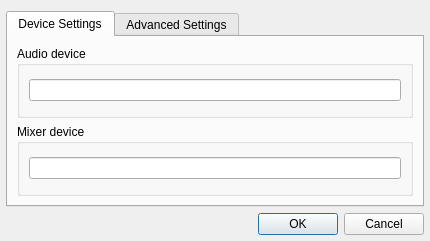
<?xml version="1.0" encoding="UTF-8"?>
<ui version="4.0">
 <class>SettingsDialog</class>
 <widget class="QDialog" name="SettingsDialog">
  <property name="geometry">
   <rect>
    <x>0</x>
    <y>0</y>
    <width>430</width>
    <height>241</height>
   </rect>
  </property>
  <property name="minimumSize">
   <size>
    <width>430</width>
    <height>241</height>
   </size>
  </property>
  <property name="maximumSize">
   <size>
    <width>430</width>
    <height>241</height>
   </size>
  </property>
  <property name="windowTitle">
   <string>OSS Plugin Settings</string>
  </property>
  <layout class="QVBoxLayout" name="verticalLayout">
   <property name="leftMargin">
    <number>6</number>
   </property>
   <property name="rightMargin">
    <number>6</number>
   </property>
   <property name="bottomMargin">
    <number>6</number>
   </property>
   <item>
    <widget class="QTabWidget" name="tabWidget">
     <property name="focusPolicy">
      <enum>Qt::NoFocus</enum>
     </property>
     <property name="currentIndex">
      <number>0</number>
     </property>
     <widget class="QWidget" name="tab">
      <attribute name="title">
       <string>Device Settings</string>
      </attribute>
      <layout class="QVBoxLayout">
       <property name="spacing">
        <number>6</number>
       </property>
       <property name="leftMargin">
        <number>9</number>
       </property>
       <property name="topMargin">
        <number>9</number>
       </property>
       <property name="rightMargin">
        <number>9</number>
       </property>
       <property name="bottomMargin">
        <number>9</number>
       </property>
       <item>
        <widget class="QGroupBox" name="groupBox">
         <property name="title">
          <string>Audio device</string>
         </property>
         <layout class="QVBoxLayout">
          <item>
           <widget class="QLineEdit" name="lineEdit">
            <property name="text">
             <string/>
            </property>
           </widget>
          </item>
         </layout>
        </widget>
       </item>
       <item>
        <widget class="QGroupBox" name="groupBox_2">
         <property name="title">
          <string>Mixer device</string>
         </property>
         <layout class="QGridLayout">
          <property name="leftMargin">
           <number>9</number>
          </property>
          <property name="topMargin">
           <number>9</number>
          </property>
          <property name="rightMargin">
           <number>9</number>
          </property>
          <property name="bottomMargin">
           <number>9</number>
          </property>
          <property name="spacing">
           <number>6</number>
          </property>
          <item row="0" column="0">
           <widget class="QLineEdit" name="lineEdit_2">
            <property name="text">
             <string/>
            </property>
           </widget>
          </item>
         </layout>
        </widget>
       </item>
      </layout>
     </widget>
     <widget class="QWidget" name="tab_2">
      <attribute name="title">
       <string>Advanced Settings</string>
      </attribute>
      <layout class="QVBoxLayout">
       <property name="spacing">
        <number>6</number>
       </property>
       <property name="leftMargin">
        <number>9</number>
       </property>
       <property name="topMargin">
        <number>9</number>
       </property>
       <property name="rightMargin">
        <number>9</number>
       </property>
       <property name="bottomMargin">
        <number>9</number>
       </property>
       <item>
        <widget class="QGroupBox" name="groupBox_3">
         <property name="title">
          <string>Soundcard</string>
         </property>
         <layout class="QGridLayout">
          <property name="leftMargin">
           <number>9</number>
          </property>
          <property name="topMargin">
           <number>9</number>
          </property>
          <property name="rightMargin">
           <number>9</number>
          </property>
          <property name="bottomMargin">
           <number>9</number>
          </property>
          <property name="spacing">
           <number>6</number>
          </property>
          <item row="3" column="1">
           <spacer>
            <property name="orientation">
             <enum>Qt::Vertical</enum>
            </property>
            <property name="sizeHint" stdset="0">
             <size>
              <width>20</width>
              <height>111</height>
             </size>
            </property>
           </spacer>
          </item>
          <item row="0" column="2">
           <spacer>
            <property name="orientation">
             <enum>Qt::Horizontal</enum>
            </property>
            <property name="sizeHint" stdset="0">
             <size>
              <width>188</width>
              <height>20</height>
             </size>
            </property>
           </spacer>
          </item>
          <item row="1" column="1">
           <widget class="QSpinBox" name="periodSpinBox">
            <property name="minimum">
             <number>20</number>
            </property>
            <property name="maximum">
             <number>5000</number>
            </property>
            <property name="value">
             <number>100</number>
            </property>
           </widget>
          </item>
          <item row="0" column="1">
           <widget class="QSpinBox" name="bufferSpinBox">
            <property name="minimum">
             <number>200</number>
            </property>
            <property name="maximum">
             <number>10000</number>
            </property>
            <property name="value">
             <number>500</number>
            </property>
           </widget>
          </item>
          <item row="0" column="0">
           <widget class="QLabel" name="label">
            <property name="text">
             <string>Buffer time (ms):</string>
            </property>
            <property name="alignment">
             <set>Qt::AlignLeading|Qt::AlignLeft|Qt::AlignVCenter</set>
            </property>
           </widget>
          </item>
          <item row="1" column="0">
           <widget class="QLabel" name="label_2">
            <property name="text">
             <string>Period time (ms):</string>
            </property>
            <property name="alignment">
             <set>Qt::AlignLeading|Qt::AlignLeft|Qt::AlignVCenter</set>
            </property>
           </widget>
          </item>
          <item row="1" column="2">
           <spacer>
            <property name="orientation">
             <enum>Qt::Horizontal</enum>
            </property>
            <property name="sizeHint" stdset="0">
             <size>
              <width>188</width>
              <height>20</height>
             </size>
            </property>
           </spacer>
          </item>
          <item row="2" column="0" colspan="3">
           <widget class="QCheckBox" name="checkBox">
            <property name="focusPolicy">
             <enum>Qt::NoFocus</enum>
            </property>
            <property name="text">
             <string>PCM over Master</string>
            </property>
           </widget>
          </item>
         </layout>
        </widget>
       </item>
      </layout>
     </widget>
    </widget>
   </item>
   <item>
    <widget class="QDialogButtonBox" name="buttonBox">
     <property name="standardButtons">
      <set>QDialogButtonBox::Cancel|QDialogButtonBox::Ok</set>
     </property>
    </widget>
   </item>
  </layout>
 </widget>
 <resources/>
 <connections>
  <connection>
   <sender>buttonBox</sender>
   <signal>accepted()</signal>
   <receiver>SettingsDialog</receiver>
   <slot>accept()</slot>
   <hints>
    <hint type="sourcelabel">
     <x>293</x>
     <y>213</y>
    </hint>
    <hint type="destinationlabel">
     <x>17</x>
     <y>227</y>
    </hint>
   </hints>
  </connection>
  <connection>
   <sender>buttonBox</sender>
   <signal>rejected()</signal>
   <receiver>SettingsDialog</receiver>
   <slot>reject()</slot>
   <hints>
    <hint type="sourcelabel">
     <x>325</x>
     <y>205</y>
    </hint>
    <hint type="destinationlabel">
     <x>432</x>
     <y>193</y>
    </hint>
   </hints>
  </connection>
 </connections>
</ui>
